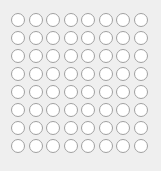
    <widget class="QWidget" name="gridLayoutWidget_4">
     <property name="geometry">
      <rect>
       <x>210</x>
       <y>220</y>
       <width>161</width>
       <height>171</height>
      </rect>
     </property>
     <layout class="QGridLayout" name="gridLowerRIght">
      <property name="spacing">
       <number>1</number>
      </property>
      <item row="6" column="0">
       <widget class="QRadioButton" name="radioButton_9_2">
        <property name="enabled">
         <bool>true</bool>
        </property>
        <property name="autoFillBackground">
         <bool>true</bool>
        </property>
        <property name="text">
         <string/>
        </property>
        <property name="autoExclusive">
         <bool>false</bool>
        </property>
       </widget>
      </item>
      <item row="0" column="6">
       <widget class="QRadioButton" name="radioButton_15_8">
        <property name="enabled">
         <bool>true</bool>
        </property>
        <property name="autoFillBackground">
         <bool>true</bool>
        </property>
        <property name="text">
         <string/>
        </property>
        <property name="autoExclusive">
         <bool>false</bool>
        </property>
       </widget>
      </item>
      <item row="0" column="4">
       <widget class="QRadioButton" name="radioButton_13_8">
        <property name="enabled">
         <bool>true</bool>
        </property>
        <property name="autoFillBackground">
         <bool>true</bool>
        </property>
        <property name="text">
         <string/>
        </property>
        <property name="autoExclusive">
         <bool>false</bool>
        </property>
       </widget>
      </item>
      <item row="5" column="0">
       <widget class="QRadioButton" name="radioButton_9_3">
        <property name="enabled">
         <bool>true</bool>
        </property>
        <property name="autoFillBackground">
         <bool>true</bool>
        </property>
        <property name="text">
         <string/>
        </property>
        <property name="autoExclusive">
         <bool>false</bool>
        </property>
       </widget>
      </item>
      <item row="0" column="5">
       <widget class="QRadioButton" name="radioButton_14_8">
        <property name="enabled">
         <bool>true</bool>
        </property>
        <property name="autoFillBackground">
         <bool>true</bool>
        </property>
        <property name="text">
         <string/>
        </property>
        <property name="autoExclusive">
         <bool>false</bool>
        </property>
       </widget>
      </item>
      <item row="0" column="1">
       <widget class="QRadioButton" name="radioButton_10_8">
        <property name="enabled">
         <bool>true</bool>
        </property>
        <property name="autoFillBackground">
         <bool>true</bool>
        </property>
        <property name="text">
         <string/>
        </property>
        <property name="autoExclusive">
         <bool>false</bool>
        </property>
       </widget>
      </item>
      <item row="1" column="1">
       <widget class="QRadioButton" name="radioButton_10_7">
        <property name="enabled">
         <bool>true</bool>
        </property>
        <property name="autoFillBackground">
         <bool>true</bool>
        </property>
        <property name="text">
         <string/>
        </property>
        <property name="autoExclusive">
         <bool>false</bool>
        </property>
       </widget>
      </item>
      <item row="0" column="2">
       <widget class="QRadioButton" name="radioButton_11_8">
        <property name="enabled">
         <bool>true</bool>
        </property>
        <property name="autoFillBackground">
         <bool>true</bool>
        </property>
        <property name="text">
         <string/>
        </property>
        <property name="autoExclusive">
         <bool>false</bool>
        </property>
       </widget>
      </item>
      <item row="0" column="3">
       <widget class="QRadioButton" name="radioButton_12_8">
        <property name="enabled">
         <bool>true</bool>
        </property>
        <property name="autoFillBackground">
         <bool>true</bool>
        </property>
        <property name="text">
         <string/>
        </property>
        <property name="autoExclusive">
         <bool>false</bool>
        </property>
       </widget>
      </item>
      <item row="7" column="0">
       <widget class="QRadioButton" name="radioButton_9_1">
        <property name="enabled">
         <bool>true</bool>
        </property>
        <property name="autoFillBackground">
         <bool>true</bool>
        </property>
        <property name="text">
         <string/>
        </property>
        <property name="autoExclusive">
         <bool>false</bool>
        </property>
       </widget>
      </item>
      <item row="0" column="0">
       <widget class="QRadioButton" name="radioButton_9_8">
        <property name="enabled">
         <bool>true</bool>
        </property>
        <property name="autoFillBackground">
         <bool>true</bool>
        </property>
        <property name="text">
         <string/>
        </property>
        <property name="autoExclusive">
         <bool>false</bool>
        </property>
       </widget>
      </item>
      <item row="1" column="0">
       <widget class="QRadioButton" name="radioButton_9_7">
        <property name="enabled">
         <bool>true</bool>
        </property>
        <property name="autoFillBackground">
         <bool>true</bool>
        </property>
        <property name="text">
         <string/>
        </property>
        <property name="autoExclusive">
         <bool>false</bool>
        </property>
       </widget>
      </item>
      <item row="2" column="0">
       <widget class="QRadioButton" name="radioButton_9_6">
        <property name="enabled">
         <bool>true</bool>
        </property>
        <property name="autoFillBackground">
         <bool>true</bool>
        </property>
        <property name="text">
         <string/>
        </property>
        <property name="autoExclusive">
         <bool>false</bool>
        </property>
       </widget>
      </item>
      <item row="3" column="0">
       <widget class="QRadioButton" name="radioButton_9_5">
        <property name="enabled">
         <bool>true</bool>
        </property>
        <property name="autoFillBackground">
         <bool>true</bool>
        </property>
        <property name="text">
         <string/>
        </property>
        <property name="autoExclusive">
         <bool>false</bool>
        </property>
       </widget>
      </item>
      <item row="4" column="0">
       <widget class="QRadioButton" name="radioButton_9_4">
        <property name="enabled">
         <bool>true</bool>
        </property>
        <property name="autoFillBackground">
         <bool>true</bool>
        </property>
        <property name="text">
         <string/>
        </property>
        <property name="autoExclusive">
         <bool>false</bool>
        </property>
       </widget>
      </item>
      <item row="0" column="7">
       <widget class="QRadioButton" name="radioButton_16_8">
        <property name="enabled">
         <bool>true</bool>
        </property>
        <property name="autoFillBackground">
         <bool>true</bool>
        </property>
        <property name="text">
         <string/>
        </property>
        <property name="autoExclusive">
         <bool>false</bool>
        </property>
       </widget>
      </item>
      <item row="1" column="2">
       <widget class="QRadioButton" name="radioButton_11_7">
        <property name="enabled">
         <bool>true</bool>
        </property>
        <property name="autoFillBackground">
         <bool>true</bool>
        </property>
        <property name="text">
         <string/>
        </property>
        <property name="autoExclusive">
         <bool>false</bool>
        </property>
       </widget>
      </item>
      <item row="1" column="3">
       <widget class="QRadioButton" name="radioButton_12_7">
        <property name="enabled">
         <bool>true</bool>
        </property>
        <property name="autoFillBackground">
         <bool>true</bool>
        </property>
        <property name="text">
         <string/>
        </property>
        <property name="autoExclusive">
         <bool>false</bool>
        </property>
       </widget>
      </item>
      <item row="1" column="4">
       <widget class="QRadioButton" name="radioButton_13_7">
        <property name="enabled">
         <bool>true</bool>
        </property>
        <property name="autoFillBackground">
         <bool>true</bool>
        </property>
        <property name="text">
         <string/>
        </property>
        <property name="autoExclusive">
         <bool>false</bool>
        </property>
       </widget>
      </item>
      <item row="2" column="1">
       <widget class="QRadioButton" name="radioButton_10_6">
        <property name="enabled">
         <bool>true</bool>
        </property>
        <property name="autoFillBackground">
         <bool>true</bool>
        </property>
        <property name="text">
         <string/>
        </property>
        <property name="autoExclusive">
         <bool>false</bool>
        </property>
       </widget>
      </item>
      <item row="2" column="2">
       <widget class="QRadioButton" name="radioButton_11_6">
        <property name="enabled">
         <bool>true</bool>
        </property>
        <property name="autoFillBackground">
         <bool>true</bool>
        </property>
        <property name="text">
         <string/>
        </property>
        <property name="autoExclusive">
         <bool>false</bool>
        </property>
       </widget>
      </item>
      <item row="2" column="3">
       <widget class="QRadioButton" name="radioButton_12_6">
        <property name="enabled">
         <bool>true</bool>
        </property>
        <property name="autoFillBackground">
         <bool>true</bool>
        </property>
        <property name="text">
         <string/>
        </property>
        <property name="autoExclusive">
         <bool>false</bool>
        </property>
       </widget>
      </item>
      <item row="2" column="4">
       <widget class="QRadioButton" name="radioButton_13_6">
        <property name="enabled">
         <bool>true</bool>
        </property>
        <property name="autoFillBackground">
         <bool>true</bool>
        </property>
        <property name="text">
         <string/>
        </property>
        <property name="autoExclusive">
         <bool>false</bool>
        </property>
       </widget>
      </item>
      <item row="2" column="5">
       <widget class="QRadioButton" name="radioButton_14_6">
        <property name="enabled">
         <bool>true</bool>
        </property>
        <property name="autoFillBackground">
         <bool>true</bool>
        </property>
        <property name="text">
         <string/>
        </property>
        <property name="autoExclusive">
         <bool>false</bool>
        </property>
       </widget>
      </item>
      <item row="2" column="6">
       <widget class="QRadioButton" name="radioButton_15_6">
        <property name="enabled">
         <bool>true</bool>
        </property>
        <property name="autoFillBackground">
         <bool>true</bool>
        </property>
        <property name="text">
         <string/>
        </property>
        <property name="autoExclusive">
         <bool>false</bool>
        </property>
       </widget>
      </item>
      <item row="1" column="5">
       <widget class="QRadioButton" name="radioButton_14_7">
        <property name="enabled">
         <bool>true</bool>
        </property>
        <property name="autoFillBackground">
         <bool>true</bool>
        </property>
        <property name="text">
         <string/>
        </property>
        <property name="autoExclusive">
         <bool>false</bool>
        </property>
       </widget>
      </item>
      <item row="1" column="6">
       <widget class="QRadioButton" name="radioButton_15_7">
        <property name="enabled">
         <bool>true</bool>
        </property>
        <property name="autoFillBackground">
         <bool>true</bool>
        </property>
        <property name="text">
         <string/>
        </property>
        <property name="autoExclusive">
         <bool>false</bool>
        </property>
       </widget>
      </item>
      <item row="1" column="7">
       <widget class="QRadioButton" name="radioButton_16_7">
        <property name="enabled">
         <bool>true</bool>
        </property>
        <property name="autoFillBackground">
         <bool>true</bool>
        </property>
        <property name="text">
         <string/>
        </property>
        <property name="autoExclusive">
         <bool>false</bool>
        </property>
       </widget>
      </item>
      <item row="3" column="1">
       <widget class="QRadioButton" name="radioButton_10_5">
        <property name="enabled">
         <bool>true</bool>
        </property>
        <property name="autoFillBackground">
         <bool>true</bool>
        </property>
        <property name="text">
         <string/>
        </property>
        <property name="autoExclusive">
         <bool>false</bool>
        </property>
       </widget>
      </item>
      <item row="3" column="2">
       <widget class="QRadioButton" name="radioButton_11_5">
        <property name="enabled">
         <bool>true</bool>
        </property>
        <property name="autoFillBackground">
         <bool>true</bool>
        </property>
        <property name="text">
         <string/>
        </property>
        <property name="autoExclusive">
         <bool>false</bool>
        </property>
       </widget>
      </item>
      <item row="3" column="3">
       <widget class="QRadioButton" name="radioButton_12_5">
        <property name="enabled">
         <bool>true</bool>
        </property>
        <property name="autoFillBackground">
         <bool>true</bool>
        </property>
        <property name="text">
         <string/>
        </property>
        <property name="autoExclusive">
         <bool>false</bool>
        </property>
       </widget>
      </item>
      <item row="3" column="4">
       <widget class="QRadioButton" name="radioButton_13_5">
        <property name="enabled">
         <bool>true</bool>
        </property>
        <property name="autoFillBackground">
         <bool>true</bool>
        </property>
        <property name="text">
         <string/>
        </property>
        <property name="autoExclusive">
         <bool>false</bool>
        </property>
       </widget>
      </item>
      <item row="3" column="5">
       <widget class="QRadioButton" name="radioButton_14_5">
        <property name="enabled">
         <bool>true</bool>
        </property>
        <property name="autoFillBackground">
         <bool>true</bool>
        </property>
        <property name="text">
         <string/>
        </property>
        <property name="autoExclusive">
         <bool>false</bool>
        </property>
       </widget>
      </item>
      <item row="3" column="6">
       <widget class="QRadioButton" name="radioButton_15_5">
        <property name="enabled">
         <bool>true</bool>
        </property>
        <property name="autoFillBackground">
         <bool>true</bool>
        </property>
        <property name="text">
         <string/>
        </property>
        <property name="autoExclusive">
         <bool>false</bool>
        </property>
       </widget>
      </item>
      <item row="3" column="7">
       <widget class="QRadioButton" name="radioButton_16_5">
        <property name="enabled">
         <bool>true</bool>
        </property>
        <property name="autoFillBackground">
         <bool>true</bool>
        </property>
        <property name="text">
         <string/>
        </property>
        <property name="autoExclusive">
         <bool>false</bool>
        </property>
       </widget>
      </item>
      <item row="2" column="7">
       <widget class="QRadioButton" name="radioButton_16_6">
        <property name="enabled">
         <bool>true</bool>
        </property>
        <property name="autoFillBackground">
         <bool>true</bool>
        </property>
        <property name="text">
         <string/>
        </property>
        <property name="autoExclusive">
         <bool>false</bool>
        </property>
       </widget>
      </item>
      <item row="4" column="1">
       <widget class="QRadioButton" name="radioButton_10_4">
        <property name="enabled">
         <bool>true</bool>
        </property>
        <property name="autoFillBackground">
         <bool>true</bool>
        </property>
        <property name="text">
         <string/>
        </property>
        <property name="autoExclusive">
         <bool>false</bool>
        </property>
       </widget>
      </item>
      <item row="4" column="2">
       <widget class="QRadioButton" name="radioButton_11_4">
        <property name="enabled">
         <bool>true</bool>
        </property>
        <property name="autoFillBackground">
         <bool>true</bool>
        </property>
        <property name="text">
         <string/>
        </property>
        <property name="autoExclusive">
         <bool>false</bool>
        </property>
       </widget>
      </item>
      <item row="4" column="3">
       <widget class="QRadioButton" name="radioButton_12_4">
        <property name="enabled">
         <bool>true</bool>
        </property>
        <property name="autoFillBackground">
         <bool>true</bool>
        </property>
        <property name="text">
         <string/>
        </property>
        <property name="autoExclusive">
         <bool>false</bool>
        </property>
       </widget>
      </item>
      <item row="4" column="4">
       <widget class="QRadioButton" name="radioButton_13_4">
        <property name="enabled">
         <bool>true</bool>
        </property>
        <property name="autoFillBackground">
         <bool>true</bool>
        </property>
        <property name="text">
         <string/>
        </property>
        <property name="autoExclusive">
         <bool>false</bool>
        </property>
       </widget>
      </item>
      <item row="4" column="5">
       <widget class="QRadioButton" name="radioButton_14_4">
        <property name="enabled">
         <bool>true</bool>
        </property>
        <property name="autoFillBackground">
         <bool>true</bool>
        </property>
        <property name="text">
         <string/>
        </property>
        <property name="autoExclusive">
         <bool>false</bool>
        </property>
       </widget>
      </item>
      <item row="4" column="6">
       <widget class="QRadioButton" name="radioButton_15_4">
        <property name="enabled">
         <bool>true</bool>
        </property>
        <property name="autoFillBackground">
         <bool>true</bool>
        </property>
        <property name="text">
         <string/>
        </property>
        <property name="autoExclusive">
         <bool>false</bool>
        </property>
       </widget>
      </item>
      <item row="4" column="7">
       <widget class="QRadioButton" name="radioButton_16_4">
        <property name="enabled">
         <bool>true</bool>
        </property>
        <property name="autoFillBackground">
         <bool>true</bool>
        </property>
        <property name="text">
         <string/>
        </property>
        <property name="autoExclusive">
         <bool>false</bool>
        </property>
       </widget>
      </item>
      <item row="5" column="1">
       <widget class="QRadioButton" name="radioButton_10_3">
        <property name="enabled">
         <bool>true</bool>
        </property>
        <property name="autoFillBackground">
         <bool>true</bool>
        </property>
        <property name="text">
         <string/>
        </property>
        <property name="autoExclusive">
         <bool>false</bool>
        </property>
       </widget>
      </item>
      <item row="5" column="2">
       <widget class="QRadioButton" name="radioButton_11_3">
        <property name="enabled">
         <bool>true</bool>
        </property>
        <property name="autoFillBackground">
         <bool>true</bool>
        </property>
        <property name="text">
         <string/>
        </property>
        <property name="autoExclusive">
         <bool>false</bool>
        </property>
       </widget>
      </item>
      <item row="5" column="3">
       <widget class="QRadioButton" name="radioButton_12_3">
        <property name="enabled">
         <bool>true</bool>
        </property>
        <property name="autoFillBackground">
         <bool>true</bool>
        </property>
        <property name="text">
         <string/>
        </property>
        <property name="autoExclusive">
         <bool>false</bool>
        </property>
       </widget>
      </item>
      <item row="5" column="4">
       <widget class="QRadioButton" name="radioButton_13_3">
        <property name="enabled">
         <bool>true</bool>
        </property>
        <property name="autoFillBackground">
         <bool>true</bool>
        </property>
        <property name="text">
         <string/>
        </property>
        <property name="autoExclusive">
         <bool>false</bool>
        </property>
       </widget>
      </item>
      <item row="5" column="5">
       <widget class="QRadioButton" name="radioButton_14_3">
        <property name="enabled">
         <bool>true</bool>
        </property>
        <property name="autoFillBackground">
         <bool>true</bool>
        </property>
        <property name="text">
         <string/>
        </property>
        <property name="autoExclusive">
         <bool>false</bool>
        </property>
       </widget>
      </item>
      <item row="5" column="6">
       <widget class="QRadioButton" name="radioButton_15_3">
        <property name="enabled">
         <bool>true</bool>
        </property>
        <property name="autoFillBackground">
         <bool>true</bool>
        </property>
        <property name="text">
         <string/>
        </property>
        <property name="autoExclusive">
         <bool>false</bool>
        </property>
       </widget>
      </item>
      <item row="5" column="7">
       <widget class="QRadioButton" name="radioButton_16_3">
        <property name="enabled">
         <bool>true</bool>
        </property>
        <property name="autoFillBackground">
         <bool>true</bool>
        </property>
        <property name="text">
         <string/>
        </property>
        <property name="autoExclusive">
         <bool>false</bool>
        </property>
       </widget>
      </item>
      <item row="6" column="1">
       <widget class="QRadioButton" name="radioButton_10_2">
        <property name="enabled">
         <bool>true</bool>
        </property>
        <property name="autoFillBackground">
         <bool>true</bool>
        </property>
        <property name="text">
         <string/>
        </property>
        <property name="autoExclusive">
         <bool>false</bool>
        </property>
       </widget>
      </item>
      <item row="6" column="2">
       <widget class="QRadioButton" name="radioButton_11_2">
        <property name="enabled">
         <bool>true</bool>
        </property>
        <property name="autoFillBackground">
         <bool>true</bool>
        </property>
        <property name="text">
         <string/>
        </property>
        <property name="autoExclusive">
         <bool>false</bool>
        </property>
       </widget>
      </item>
      <item row="6" column="3">
       <widget class="QRadioButton" name="radioButton_12_2">
        <property name="enabled">
         <bool>true</bool>
        </property>
        <property name="autoFillBackground">
         <bool>true</bool>
        </property>
        <property name="text">
         <string/>
        </property>
        <property name="autoExclusive">
         <bool>false</bool>
        </property>
       </widget>
      </item>
      <item row="6" column="4">
       <widget class="QRadioButton" name="radioButton_13_2">
        <property name="enabled">
         <bool>true</bool>
        </property>
        <property name="autoFillBackground">
         <bool>true</bool>
        </property>
        <property name="text">
         <string/>
        </property>
        <property name="autoExclusive">
         <bool>false</bool>
        </property>
       </widget>
      </item>
      <item row="6" column="5">
       <widget class="QRadioButton" name="radioButton_14_2">
        <property name="enabled">
         <bool>true</bool>
        </property>
        <property name="autoFillBackground">
         <bool>true</bool>
        </property>
        <property name="text">
         <string/>
        </property>
        <property name="autoExclusive">
         <bool>false</bool>
        </property>
       </widget>
      </item>
      <item row="6" column="6">
       <widget class="QRadioButton" name="radioButton_15_2">
        <property name="enabled">
         <bool>true</bool>
        </property>
        <property name="autoFillBackground">
         <bool>true</bool>
        </property>
        <property name="text">
         <string/>
        </property>
        <property name="autoExclusive">
         <bool>false</bool>
        </property>
       </widget>
      </item>
      <item row="6" column="7">
       <widget class="QRadioButton" name="radioButton_16_2">
        <property name="enabled">
         <bool>true</bool>
        </property>
        <property name="autoFillBackground">
         <bool>true</bool>
        </property>
        <property name="text">
         <string/>
        </property>
        <property name="autoExclusive">
         <bool>false</bool>
        </property>
       </widget>
      </item>
      <item row="7" column="1">
       <widget class="QRadioButton" name="radioButton_10_1">
        <property name="enabled">
         <bool>true</bool>
        </property>
        <property name="autoFillBackground">
         <bool>true</bool>
        </property>
        <property name="text">
         <string/>
        </property>
        <property name="autoExclusive">
         <bool>false</bool>
        </property>
       </widget>
      </item>
      <item row="7" column="2">
       <widget class="QRadioButton" name="radioButton_11_1">
        <property name="enabled">
         <bool>true</bool>
        </property>
        <property name="autoFillBackground">
         <bool>true</bool>
        </property>
        <property name="text">
         <string/>
        </property>
        <property name="autoExclusive">
         <bool>false</bool>
        </property>
       </widget>
      </item>
      <item row="7" column="3">
       <widget class="QRadioButton" name="radioButton_12_1">
        <property name="enabled">
         <bool>true</bool>
        </property>
        <property name="autoFillBackground">
         <bool>true</bool>
        </property>
        <property name="text">
         <string/>
        </property>
        <property name="autoExclusive">
         <bool>false</bool>
        </property>
       </widget>
      </item>
      <item row="7" column="4">
       <widget class="QRadioButton" name="radioButton_13_1">
        <property name="enabled">
         <bool>true</bool>
        </property>
        <property name="autoFillBackground">
         <bool>true</bool>
        </property>
        <property name="text">
         <string/>
        </property>
        <property name="autoExclusive">
         <bool>false</bool>
        </property>
       </widget>
      </item>
      <item row="7" column="5">
       <widget class="QRadioButton" name="radioButton_14_1">
        <property name="enabled">
         <bool>true</bool>
        </property>
        <property name="autoFillBackground">
         <bool>true</bool>
        </property>
        <property name="text">
         <string/>
        </property>
        <property name="autoExclusive">
         <bool>false</bool>
        </property>
       </widget>
      </item>
      <item row="7" column="6">
       <widget class="QRadioButton" name="radioButton_15_1">
        <property name="enabled">
         <bool>true</bool>
        </property>
        <property name="autoFillBackground">
         <bool>true</bool>
        </property>
        <property name="text">
         <string/>
        </property>
        <property name="autoExclusive">
         <bool>false</bool>
        </property>
       </widget>
      </item>
      <item row="7" column="7">
       <widget class="QRadioButton" name="radioButton_16_1">
        <property name="enabled">
         <bool>true</bool>
        </property>
        <property name="autoFillBackground">
         <bool>true</bool>
        </property>
        <property name="text">
         <string/>
        </property>
        <property name="autoExclusive">
         <bool>false</bool>
        </property>
       </widget>
      </item>
     </layout>
    </widget>
